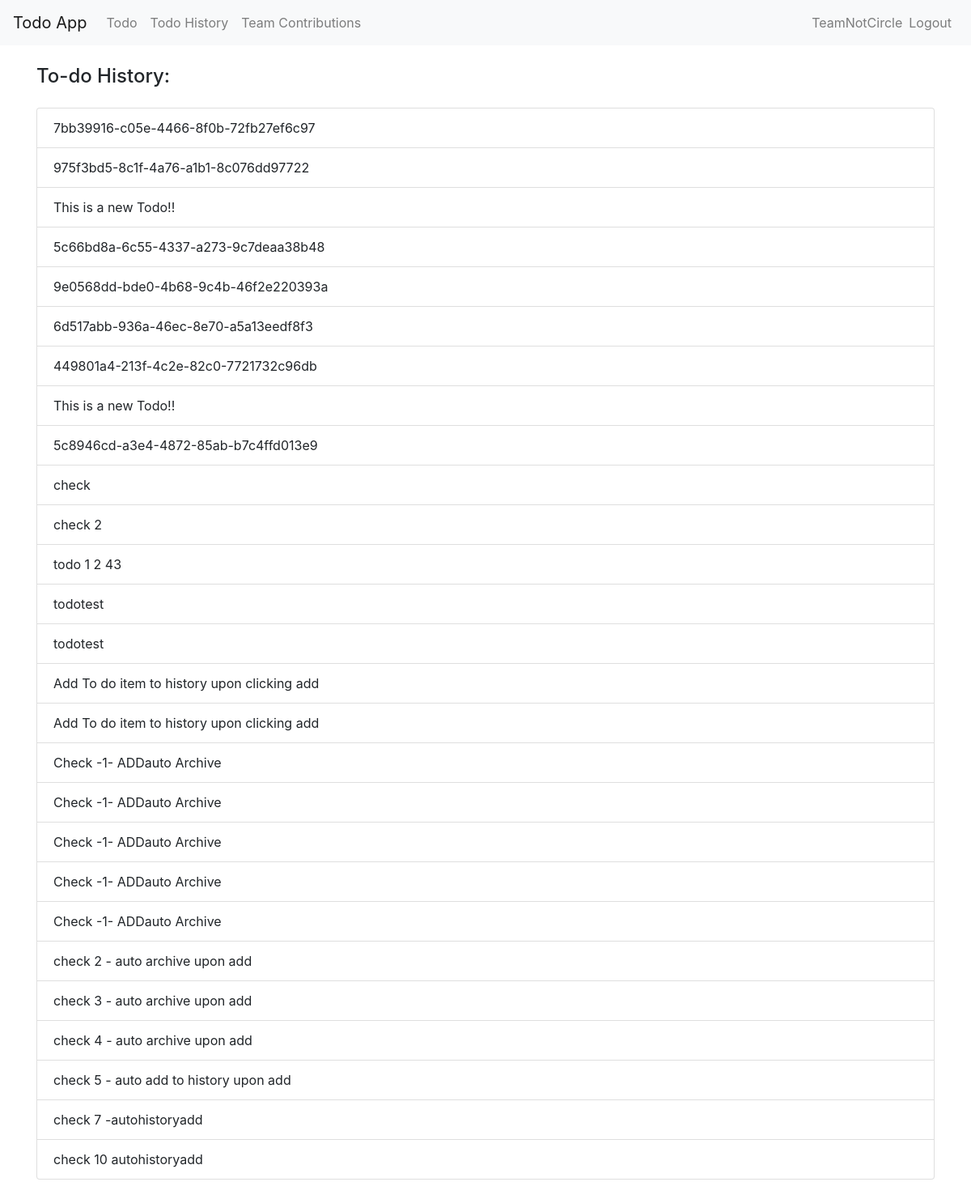
The app's page /historyTodo/ (signed in) with its own data.
### todo/models.py (models this page shows)
class TodoItem(models.Model):
    content = models.TextField()
    archive = models.BooleanField(default=False)

### todo/views.py (the view)
# urls.py: path('historyTodo/', history_view, name="history_view")
@login_required
def history_view(request):
    added_history = TodoItem.objects.filter(archive=True)
    return render(request, 'history.html', {'todo_item_history': added_history})

### templates/history.html (shortened to what this page needs)
{% extends 'base.html' %}
{% block content %}
<h4 class="py-2">To-do History:</h4>
<ul class="list-group py-2">
	{% for todo_item in todo_item_history %}
	<li class="list-group-item">
		{{todo_item.content}}
	</li>
	{% endfor %}
</ul>
{% endblock %}

### templates/base.html (shortened to what this page needs)
<!DOCTYPE html>
<html lang="en">
<head>
    <link rel="stylesheet" href="https://stackpath.bootstrapcdn.com/bootstrap/4.4.1/css/bootstrap.min.css"
 />
</head>
<body>
    <nav class="navbar navbar-expand-md bg-light navbar-light">
        <a href="{% url 'todo_view' %}" class="navbar-brand">Todo App</a>
        <div class="collapse navbar-collapse" id="collapsibleNavbar">
            <ul class="navbar-nav">
                <li class="nav-item">
                    <a class="nav-link" href="{% url 'todo_view' %}">Todo</a>
                </li>
                <li class="nav-item">
                    <a class="nav-link" href="{% url 'history_view' %}">Todo History</a>
                </li>
                <li class="nav-item">
                    <a class="nav-link" href="{% url 'contributions_view' %}">Team Contributions</a>
                </li>
            </ul>
            <ul class="navbar-nav ml-auto">
                {% if user.is_authenticated %}
                <li class="nav-item navbar-text">{{ user.username }}</li>
                <li class="nav-item">
                    <a href="{% url 'logout' %}" class="nav-link">Logout</a>
                </li>
                {% else %}
                <li class="nav-item">
                    <a href="{% url 'login' %}" class="nav-link">Log In</a>
                </li>
                {% endif %}
            </ul>
        </div>
    </nav>
    <div class="content container-sm pt-3 pb-3">{% block content %} {% endblock %}</div>
</body>
</html>

### records on screen
TodoItem: content "7bb39916-c05e-4466-8f0b-72fb27ef6c97"
TodoItem: content "975f3bd5-8c1f-4a76-a1b1-8c076dd97722"
TodoItem: content "This is a new Todo!!"
TodoItem: content "5c66bd8a-6c55-4337-a273-9c7deaa38b48"
TodoItem: content "9e0568dd-bde0-4b68-9c4b-46f2e220393a"
TodoItem: content "6d517abb-936a-46ec-8e70-a5a13eedf8f3"
TodoItem: content "449801a4-213f-4c2e-82c0-7721732c96db"
TodoItem: content "This is a new Todo!!"
TodoItem: content "5c8946cd-a3e4-4872-85ab-b7c4ffd013e9"
TodoItem: content "check"
TodoItem: content "check 2"
TodoItem: content "todo 1 2 43"
TodoItem: content "todotest"
TodoItem: content "todotest"
TodoItem: content "Add To do item to history upon clicking add"
TodoItem: content "Add To do item to history upon clicking add"
TodoItem: content "Check -1- ADDauto Archive"
TodoItem: content "Check -1- ADDauto Archive"
TodoItem: content "Check -1- ADDauto Archive"
TodoItem: content "Check -1- ADDauto Archive"
TodoItem: content "Check -1- ADDauto Archive"
TodoItem: content "check 2 - auto archive upon add"
TodoItem: content "check 3 - auto archive upon add"
TodoItem: content "check 4 - auto archive upon add"
TodoItem: content "check 5 - auto add to history upon add"
TodoItem: content "check 7 -autohistoryadd"
TodoItem: content "check 10 autohistoryadd"

### other values on screen
{{ user.username }} "TeamNotCircle"
